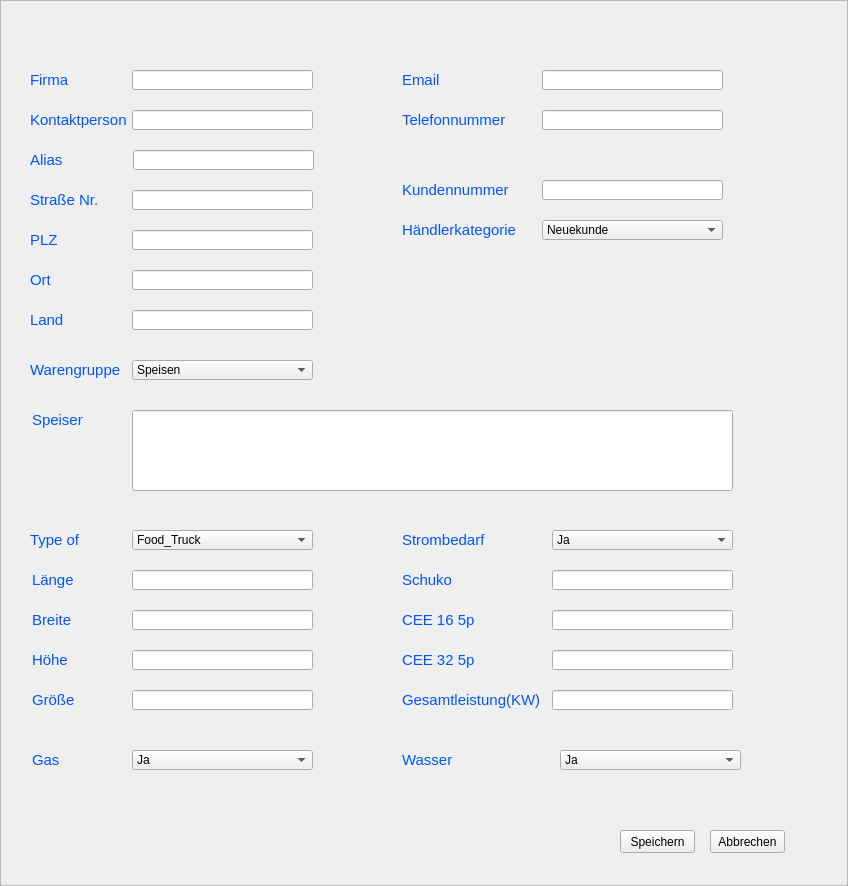
<?xml version="1.0" encoding="UTF-8"?>
<ui version="4.0">
 <class>BoaWista</class>
 <widget class="QFrame" name="BoaWista">
  <property name="windowModality">
   <enum>Qt::ApplicationModal</enum>
  </property>
  <property name="geometry">
   <rect>
    <x>0</x>
    <y>0</y>
    <width>848</width>
    <height>886</height>
   </rect>
  </property>
  <property name="windowTitle">
   <string>Frame</string>
  </property>
  <property name="frameShape">
   <enum>QFrame::StyledPanel</enum>
  </property>
  <property name="frameShadow">
   <enum>QFrame::Raised</enum>
  </property>
  <widget class="QLabel" name="txtTelefonnummer">
   <property name="geometry">
    <rect>
     <x>402</x>
     <y>110</y>
     <width>111</width>
     <height>21</height>
    </rect>
   </property>
   <property name="text">
    <string>&lt;html&gt;&lt;head/&gt;&lt;body&gt;&lt;p&gt;&lt;span style=&quot; font-size:11pt; color:#0055ff;&quot;&gt;Telefonnummer&lt;/span&gt;&lt;/p&gt;&lt;/body&gt;&lt;/html&gt;</string>
   </property>
  </widget>
  <widget class="QComboBox" name="Haendlerkategorie_text">
   <property name="geometry">
    <rect>
     <x>542</x>
     <y>220</y>
     <width>181</width>
     <height>20</height>
    </rect>
   </property>
   <item>
    <property name="text">
     <string>Neuekunde</string>
    </property>
   </item>
   <item>
    <property name="text">
     <string>Premium</string>
    </property>
   </item>
   <item>
    <property name="text">
     <string>Bestandskunde</string>
    </property>
   </item>
   <item>
    <property name="text">
     <string>Blacklist</string>
    </property>
   </item>
  </widget>
  <widget class="QLabel" name="txtBezeichungSpeise">
   <property name="geometry">
    <rect>
     <x>32</x>
     <y>410</y>
     <width>51</width>
     <height>20</height>
    </rect>
   </property>
   <property name="text">
    <string>&lt;html&gt;&lt;head/&gt;&lt;body&gt;&lt;p&gt;&lt;span style=&quot; font-size:11pt; color:#0055ff;&quot;&gt;Speisen&lt;/span&gt;&lt;/p&gt;&lt;/body&gt;&lt;/html&gt;</string>
   </property>
  </widget>
  <widget class="QLineEdit" name="CEE_16_text">
   <property name="geometry">
    <rect>
     <x>552</x>
     <y>610</y>
     <width>181</width>
     <height>20</height>
    </rect>
   </property>
  </widget>
  <widget class="QLabel" name="txtType">
   <property name="geometry">
    <rect>
     <x>30</x>
     <y>530</y>
     <width>71</width>
     <height>21</height>
    </rect>
   </property>
   <property name="text">
    <string>&lt;html&gt;&lt;head/&gt;&lt;body&gt;&lt;p&gt;&lt;span style=&quot; font-size:11pt; color:#0055ff;&quot;&gt;Type of &lt;/span&gt;&lt;/p&gt;&lt;/body&gt;&lt;/html&gt;</string>
   </property>
  </widget>
  <widget class="QLineEdit" name="Strasse_text">
   <property name="geometry">
    <rect>
     <x>132</x>
     <y>190</y>
     <width>181</width>
     <height>20</height>
    </rect>
   </property>
  </widget>
  <widget class="QLabel" name="IDKundennummer">
   <property name="geometry">
    <rect>
     <x>402</x>
     <y>180</y>
     <width>121</width>
     <height>21</height>
    </rect>
   </property>
   <property name="text">
    <string>&lt;html&gt;&lt;head/&gt;&lt;body&gt;&lt;p&gt;&lt;span style=&quot; font-size:11pt; color:#0055ff;&quot;&gt;Kundennummer&lt;/span&gt;&lt;/p&gt;&lt;/body&gt;&lt;/html&gt;</string>
   </property>
  </widget>
  <widget class="QComboBox" name="Warengruppe_text">
   <property name="geometry">
    <rect>
     <x>132</x>
     <y>360</y>
     <width>181</width>
     <height>20</height>
    </rect>
   </property>
   <item>
    <property name="text">
     <string>Speisen</string>
    </property>
   </item>
   <item>
    <property name="text">
     <string>Sonstige</string>
    </property>
   </item>
   <item>
    <property name="text">
     <string>Getränke</string>
    </property>
   </item>
   <item>
    <property name="text">
     <string>Non-Food</string>
    </property>
   </item>
  </widget>
  <widget class="QLineEdit" name="CEE_32_text">
   <property name="geometry">
    <rect>
     <x>552</x>
     <y>650</y>
     <width>181</width>
     <height>20</height>
    </rect>
   </property>
  </widget>
  <widget class="QLabel" name="txtGesamtleistung">
   <property name="geometry">
    <rect>
     <x>402</x>
     <y>690</y>
     <width>161</width>
     <height>21</height>
    </rect>
   </property>
   <property name="text">
    <string>&lt;html&gt;&lt;head/&gt;&lt;body&gt;&lt;p&gt;&lt;span style=&quot; font-size:11pt; color:#0055ff;&quot;&gt;Gesamtleistung(KW)&lt;/span&gt;&lt;/p&gt;&lt;/body&gt;&lt;/html&gt;</string>
   </property>
  </widget>
  <widget class="QLabel" name="txtKontaktperson">
   <property name="geometry">
    <rect>
     <x>30</x>
     <y>110</y>
     <width>111</width>
     <height>21</height>
    </rect>
   </property>
   <property name="text">
    <string>&lt;html&gt;&lt;head/&gt;&lt;body&gt;&lt;p&gt;&lt;span style=&quot; font-size:11pt; color:#0055ff;&quot;&gt;Kontaktperson&lt;/span&gt;&lt;/p&gt;&lt;/body&gt;&lt;/html&gt;</string>
   </property>
  </widget>
  <widget class="QLabel" name="txtHoehe">
   <property name="geometry">
    <rect>
     <x>32</x>
     <y>650</y>
     <width>71</width>
     <height>21</height>
    </rect>
   </property>
   <property name="text">
    <string>&lt;html&gt;&lt;head/&gt;&lt;body&gt;&lt;p&gt;&lt;span style=&quot; font-size:11pt; color:#0055ff;&quot;&gt;Höhe&lt;/span&gt;&lt;/p&gt;&lt;/body&gt;&lt;/html&gt;</string>
   </property>
  </widget>
  <widget class="QLineEdit" name="Email_text">
   <property name="geometry">
    <rect>
     <x>542</x>
     <y>70</y>
     <width>181</width>
     <height>20</height>
    </rect>
   </property>
  </widget>
  <widget class="QLabel" name="lngWarengruppen">
   <property name="geometry">
    <rect>
     <x>30</x>
     <y>360</y>
     <width>91</width>
     <height>21</height>
    </rect>
   </property>
   <property name="text">
    <string>&lt;html&gt;&lt;head/&gt;&lt;body&gt;&lt;p&gt;&lt;span style=&quot; font-size:11pt; color:#0055ff;&quot;&gt;Warengruppe&lt;/span&gt;&lt;/p&gt;&lt;/body&gt;&lt;/html&gt;</string>
   </property>
  </widget>
  <widget class="QLineEdit" name="laenge_text">
   <property name="geometry">
    <rect>
     <x>132</x>
     <y>570</y>
     <width>181</width>
     <height>20</height>
    </rect>
   </property>
  </widget>
  <widget class="QLabel" name="txtGroesse">
   <property name="geometry">
    <rect>
     <x>32</x>
     <y>690</y>
     <width>71</width>
     <height>21</height>
    </rect>
   </property>
   <property name="text">
    <string>&lt;html&gt;&lt;head/&gt;&lt;body&gt;&lt;p&gt;&lt;span style=&quot; font-size:11pt; color:#0055ff;&quot;&gt;Größe&lt;/span&gt;&lt;/p&gt;&lt;/body&gt;&lt;/html&gt;</string>
   </property>
  </widget>
  <widget class="QLabel" name="txtEmail">
   <property name="geometry">
    <rect>
     <x>402</x>
     <y>70</y>
     <width>51</width>
     <height>20</height>
    </rect>
   </property>
   <property name="text">
    <string>&lt;html&gt;&lt;head/&gt;&lt;body&gt;&lt;p&gt;&lt;span style=&quot; font-size:11pt; color:#0055ff;&quot;&gt;Email&lt;/span&gt;&lt;/p&gt;&lt;/body&gt;&lt;/html&gt;</string>
   </property>
  </widget>
  <widget class="QLabel" name="txtStrom">
   <property name="geometry">
    <rect>
     <x>402</x>
     <y>530</y>
     <width>101</width>
     <height>21</height>
    </rect>
   </property>
   <property name="text">
    <string>&lt;html&gt;&lt;head/&gt;&lt;body&gt;&lt;p&gt;&lt;span style=&quot; font-size:11pt; color:#0055ff;&quot;&gt;Strombedarf&lt;/span&gt;&lt;/p&gt;&lt;/body&gt;&lt;/html&gt;</string>
   </property>
  </widget>
  <widget class="QLineEdit" name="Ort_text">
   <property name="geometry">
    <rect>
     <x>132</x>
     <y>270</y>
     <width>181</width>
     <height>20</height>
    </rect>
   </property>
  </widget>
  <widget class="QLineEdit" name="PLZ_text">
   <property name="geometry">
    <rect>
     <x>132</x>
     <y>230</y>
     <width>181</width>
     <height>20</height>
    </rect>
   </property>
  </widget>
  <widget class="QLineEdit" name="Alias_txt">
   <property name="geometry">
    <rect>
     <x>133</x>
     <y>150</y>
     <width>181</width>
     <height>20</height>
    </rect>
   </property>
  </widget>
  <widget class="QLabel" name="txtPLZ">
   <property name="geometry">
    <rect>
     <x>30</x>
     <y>230</y>
     <width>71</width>
     <height>21</height>
    </rect>
   </property>
   <property name="text">
    <string>&lt;html&gt;&lt;head/&gt;&lt;body&gt;&lt;p&gt;&lt;span style=&quot; font-size:11pt; color:#0055ff;&quot;&gt;PLZ&lt;/span&gt;&lt;/p&gt;&lt;/body&gt;&lt;/html&gt;</string>
   </property>
  </widget>
  <widget class="QLineEdit" name="Telefonnummer_text">
   <property name="geometry">
    <rect>
     <x>542</x>
     <y>110</y>
     <width>181</width>
     <height>20</height>
    </rect>
   </property>
  </widget>
  <widget class="QLineEdit" name="Speise_text">
   <property name="geometry">
    <rect>
     <x>132</x>
     <y>410</y>
     <width>601</width>
     <height>81</height>
    </rect>
   </property>
  </widget>
  <widget class="QLabel" name="txtFirmenname">
   <property name="geometry">
    <rect>
     <x>30</x>
     <y>70</y>
     <width>51</width>
     <height>21</height>
    </rect>
   </property>
   <property name="text">
    <string>&lt;html&gt;&lt;head/&gt;&lt;body&gt;&lt;p&gt;&lt;span style=&quot; font-size:11pt; color:#0055ff;&quot;&gt;Firma&lt;/span&gt;&lt;/p&gt;&lt;/body&gt;&lt;/html&gt;</string>
   </property>
  </widget>
  <widget class="QComboBox" name="Strombedarf_text">
   <property name="geometry">
    <rect>
     <x>552</x>
     <y>530</y>
     <width>181</width>
     <height>20</height>
    </rect>
   </property>
   <item>
    <property name="text">
     <string>Ja</string>
    </property>
   </item>
   <item>
    <property name="text">
     <string>Nein</string>
    </property>
   </item>
  </widget>
  <widget class="QLabel" name="txtAnschrift">
   <property name="geometry">
    <rect>
     <x>30</x>
     <y>190</y>
     <width>81</width>
     <height>21</height>
    </rect>
   </property>
   <property name="text">
    <string>&lt;html&gt;&lt;head/&gt;&lt;body&gt;&lt;p&gt;&lt;span style=&quot; font-size:11pt; color:#0055ff;&quot;&gt;Straße Nr.&lt;/span&gt;&lt;/p&gt;&lt;/body&gt;&lt;/html&gt;</string>
   </property>
  </widget>
  <widget class="QComboBox" name="Wasser_text">
   <property name="geometry">
    <rect>
     <x>560</x>
     <y>750</y>
     <width>181</width>
     <height>20</height>
    </rect>
   </property>
   <item>
    <property name="text">
     <string>Ja</string>
    </property>
   </item>
   <item>
    <property name="text">
     <string>Nein</string>
    </property>
   </item>
  </widget>
  <widget class="QLineEdit" name="kundennummer_txt">
   <property name="geometry">
    <rect>
     <x>542</x>
     <y>180</y>
     <width>181</width>
     <height>20</height>
    </rect>
   </property>
  </widget>
  <widget class="QLabel" name="txtCEE_16">
   <property name="geometry">
    <rect>
     <x>402</x>
     <y>610</y>
     <width>91</width>
     <height>21</height>
    </rect>
   </property>
   <property name="text">
    <string>&lt;html&gt;&lt;head/&gt;&lt;body&gt;&lt;p&gt;&lt;span style=&quot; font-size:11pt; color:#0055ff;&quot;&gt;CEE 16 5p&lt;/span&gt;&lt;/p&gt;&lt;/body&gt;&lt;/html&gt;</string>
   </property>
  </widget>
  <widget class="QComboBox" name="Type_text">
   <property name="geometry">
    <rect>
     <x>132</x>
     <y>530</y>
     <width>181</width>
     <height>20</height>
    </rect>
   </property>
   <item>
    <property name="text">
     <string>Food_Truck</string>
    </property>
   </item>
   <item>
    <property name="text">
     <string>Anhänger</string>
    </property>
   </item>
   <item>
    <property name="text">
     <string>Pavillions</string>
    </property>
   </item>
  </widget>
  <widget class="QLabel" name="txtWasser">
   <property name="geometry">
    <rect>
     <x>402</x>
     <y>750</y>
     <width>71</width>
     <height>20</height>
    </rect>
   </property>
   <property name="text">
    <string>&lt;html&gt;&lt;head/&gt;&lt;body&gt;&lt;p&gt;&lt;span style=&quot; font-size:11pt; color:#0055ff;&quot;&gt;Wasser&lt;/span&gt;&lt;/p&gt;&lt;/body&gt;&lt;/html&gt;</string>
   </property>
  </widget>
  <widget class="QLabel" name="txtSchuko">
   <property name="geometry">
    <rect>
     <x>402</x>
     <y>570</y>
     <width>71</width>
     <height>21</height>
    </rect>
   </property>
   <property name="text">
    <string>&lt;html&gt;&lt;head/&gt;&lt;body&gt;&lt;p&gt;&lt;span style=&quot; font-size:11pt; color:#0055ff;&quot;&gt;Schuko&lt;/span&gt;&lt;/p&gt;&lt;/body&gt;&lt;/html&gt;</string>
   </property>
  </widget>
  <widget class="QLabel" name="txtBreite">
   <property name="geometry">
    <rect>
     <x>32</x>
     <y>610</y>
     <width>71</width>
     <height>21</height>
    </rect>
   </property>
   <property name="text">
    <string>&lt;html&gt;&lt;head/&gt;&lt;body&gt;&lt;p&gt;&lt;span style=&quot; font-size:11pt; color:#0055ff;&quot;&gt;Breite&lt;/span&gt;&lt;/p&gt;&lt;/body&gt;&lt;/html&gt;</string>
   </property>
  </widget>
  <widget class="QLineEdit" name="Kontaktperson_text">
   <property name="geometry">
    <rect>
     <x>132</x>
     <y>110</y>
     <width>181</width>
     <height>20</height>
    </rect>
   </property>
  </widget>
  <widget class="QLineEdit" name="Firma_text">
   <property name="geometry">
    <rect>
     <x>132</x>
     <y>70</y>
     <width>181</width>
     <height>20</height>
    </rect>
   </property>
   <property name="sizePolicy">
    <sizepolicy hsizetype="Maximum" vsizetype="Maximum">
     <horstretch>45</horstretch>
     <verstretch>90</verstretch>
    </sizepolicy>
   </property>
  </widget>
  <widget class="QLineEdit" name="Schuko_text">
   <property name="geometry">
    <rect>
     <x>552</x>
     <y>570</y>
     <width>181</width>
     <height>20</height>
    </rect>
   </property>
  </widget>
  <widget class="QComboBox" name="Gas_text">
   <property name="geometry">
    <rect>
     <x>132</x>
     <y>750</y>
     <width>181</width>
     <height>20</height>
    </rect>
   </property>
   <item>
    <property name="text">
     <string>Ja</string>
    </property>
   </item>
   <item>
    <property name="text">
     <string>Nein</string>
    </property>
   </item>
  </widget>
  <widget class="QLineEdit" name="Groesse_text">
   <property name="geometry">
    <rect>
     <x>132</x>
     <y>690</y>
     <width>181</width>
     <height>20</height>
    </rect>
   </property>
  </widget>
  <widget class="QLineEdit" name="Gesamtleistung_text">
   <property name="geometry">
    <rect>
     <x>552</x>
     <y>690</y>
     <width>181</width>
     <height>20</height>
    </rect>
   </property>
  </widget>
  <widget class="QLabel" name="CEE_32">
   <property name="geometry">
    <rect>
     <x>402</x>
     <y>650</y>
     <width>81</width>
     <height>21</height>
    </rect>
   </property>
   <property name="text">
    <string>&lt;html&gt;&lt;head/&gt;&lt;body&gt;&lt;p&gt;&lt;span style=&quot; font-size:11pt; color:#0055ff;&quot;&gt;CEE 32 5p&lt;/span&gt;&lt;/p&gt;&lt;/body&gt;&lt;/html&gt;</string>
   </property>
  </widget>
  <widget class="QLabel" name="txtLaenge">
   <property name="geometry">
    <rect>
     <x>32</x>
     <y>570</y>
     <width>71</width>
     <height>21</height>
    </rect>
   </property>
   <property name="text">
    <string>&lt;html&gt;&lt;head/&gt;&lt;body&gt;&lt;p&gt;&lt;span style=&quot; font-size:11pt; color:#0055ff;&quot;&gt;Länge&lt;/span&gt;&lt;/p&gt;&lt;/body&gt;&lt;/html&gt;</string>
   </property>
  </widget>
  <widget class="QLineEdit" name="Hoehe_text">
   <property name="geometry">
    <rect>
     <x>132</x>
     <y>650</y>
     <width>181</width>
     <height>20</height>
    </rect>
   </property>
  </widget>
  <widget class="QLabel" name="txtHndelKategorie">
   <property name="geometry">
    <rect>
     <x>402</x>
     <y>220</y>
     <width>121</width>
     <height>21</height>
    </rect>
   </property>
   <property name="text">
    <string>&lt;html&gt;&lt;head/&gt;&lt;body&gt;&lt;p&gt;&lt;span style=&quot; font-size:11pt; color:#0055ff;&quot;&gt;Händlerkategorie&lt;/span&gt;&lt;/p&gt;&lt;/body&gt;&lt;/html&gt;</string>
   </property>
  </widget>
  <widget class="QLineEdit" name="Breite_text">
   <property name="geometry">
    <rect>
     <x>132</x>
     <y>610</y>
     <width>181</width>
     <height>20</height>
    </rect>
   </property>
  </widget>
  <widget class="QLabel" name="txtOrt">
   <property name="geometry">
    <rect>
     <x>30</x>
     <y>270</y>
     <width>51</width>
     <height>20</height>
    </rect>
   </property>
   <property name="text">
    <string>&lt;html&gt;&lt;head/&gt;&lt;body&gt;&lt;p&gt;&lt;span style=&quot; font-size:11pt; color:#0055ff;&quot;&gt;Ort&lt;/span&gt;&lt;/p&gt;&lt;/body&gt;&lt;/html&gt;</string>
   </property>
  </widget>
  <widget class="QLabel" name="txtGas">
   <property name="geometry">
    <rect>
     <x>32</x>
     <y>750</y>
     <width>41</width>
     <height>21</height>
    </rect>
   </property>
   <property name="text">
    <string>&lt;html&gt;&lt;head/&gt;&lt;body&gt;&lt;p&gt;&lt;span style=&quot; font-size:11pt; color:#0055ff;&quot;&gt;Gas&lt;/span&gt;&lt;/p&gt;&lt;/body&gt;&lt;/html&gt;</string>
   </property>
  </widget>
  <widget class="QLabel" name="txtAlias">
   <property name="geometry">
    <rect>
     <x>30</x>
     <y>150</y>
     <width>51</width>
     <height>21</height>
    </rect>
   </property>
   <property name="text">
    <string>&lt;html&gt;&lt;head/&gt;&lt;body&gt;&lt;p&gt;&lt;span style=&quot; font-size:11pt; color:#0055ff;&quot;&gt;Alias&lt;/span&gt;&lt;/p&gt;&lt;/body&gt;&lt;/html&gt;</string>
   </property>
  </widget>
  <widget class="QScrollBar" name="verticalScrollBar">
   <property name="geometry">
    <rect>
     <x>970</x>
     <y>-1</y>
     <width>20</width>
     <height>821</height>
    </rect>
   </property>
   <property name="orientation">
    <enum>Qt::Vertical</enum>
   </property>
  </widget>
  <widget class="QLineEdit" name="Land_text">
   <property name="geometry">
    <rect>
     <x>132</x>
     <y>310</y>
     <width>181</width>
     <height>20</height>
    </rect>
   </property>
  </widget>
  <widget class="QLabel" name="txtLand">
   <property name="geometry">
    <rect>
     <x>30</x>
     <y>310</y>
     <width>51</width>
     <height>20</height>
    </rect>
   </property>
   <property name="text">
    <string>&lt;html&gt;&lt;head/&gt;&lt;body&gt;&lt;p&gt;&lt;span style=&quot; font-size:11pt; color:#0055ff;&quot;&gt;Land&lt;/span&gt;&lt;/p&gt;&lt;/body&gt;&lt;/html&gt;</string>
   </property>
  </widget>
  <widget class="QPushButton" name="pushButton">
   <property name="geometry">
    <rect>
     <x>620</x>
     <y>830</y>
     <width>75</width>
     <height>23</height>
    </rect>
   </property>
   <property name="text">
    <string>Speichern</string>
   </property>
  </widget>
  <widget class="QPushButton" name="pushButton_2">
   <property name="geometry">
    <rect>
     <x>710</x>
     <y>830</y>
     <width>75</width>
     <height>23</height>
    </rect>
   </property>
   <property name="text">
    <string>Abbrechen</string>
   </property>
  </widget>
 </widget>
 <resources/>
 <connections>
  <connection>
   <sender>pushButton</sender>
   <signal>clicked()</signal>
   <receiver>BoaWista</receiver>
   <slot>save()</slot>
   <hints>
    <hint type="sourcelabel">
     <x>664</x>
     <y>837</y>
    </hint>
    <hint type="destinationlabel">
     <x>477</x>
     <y>822</y>
    </hint>
   </hints>
  </connection>
 </connections>
 <slots>
  <slot>save()</slot>
 </slots>
</ui>
